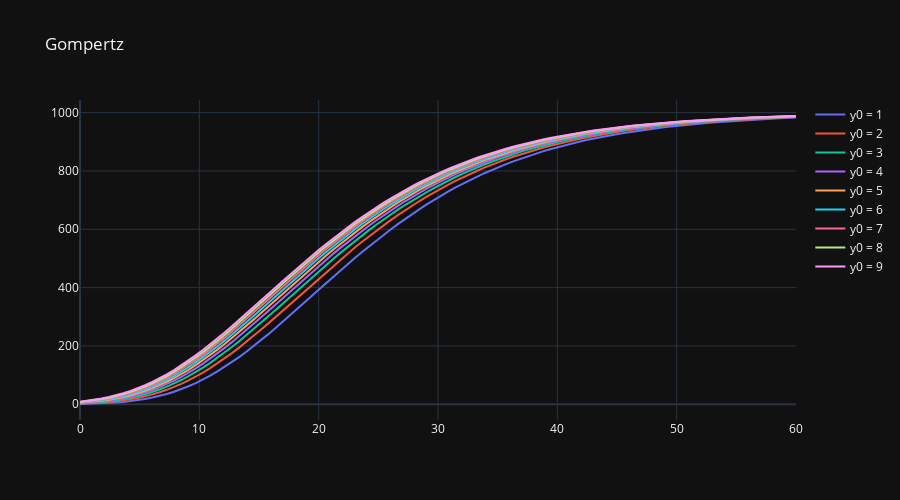

The cell this chart's notebook holds for it:
### Markdown cell above
### Modelo de Dinâmica Populacional
- Modelo de Gompertz

O modelo de Gompertz é dado pelo PVI:

$$\begin{cases}  \dfrac{dP}{dt} = rP \displaystyle \ln{\left( \frac{K}{P} \right)} \\\\
P(0) = P_0
\end{cases}$$

onde
- $P(t)$ é o número de indivíduos no tempo $t$;
- $r$ é a taxa de crescimento intrínseco;
- $K$ é a capacidade de carga, ou seja, o número máximo de indivíduos que o ambiente
suporta.

### Code cell
#Definindo a Modelo
K = 1000
r = 0.1
def Gomp(t,P):
    return r*P*np.log(K/P)
    
# Vetor de tempo
t = np.linspace(0,60,100)

# Figura
fig = go.Figure()

# Definindo as condições inicias
for yi in range(1,10):
    sol = solve_ivp(Gomp, [0,60], [yi], t_eval=t)
    fig.add_trace(go.Scatter(
        x = sol.t,
        y = sol.y[0],
        name = f"y0 = {yi}"
    ))

fig.update_layout(
    title="Gompertz",
    height=500,
    template="plotly_dark")
fig.show()
